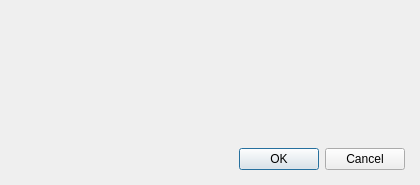
<?xml version="1.0" encoding="UTF-8"?>
<ui version="4.0">
 <class>ExecDialog</class>
 <widget class="QDialog" name="ExecDialog">
  <property name="geometry">
   <rect>
    <x>0</x>
    <y>0</y>
    <width>420</width>
    <height>185</height>
   </rect>
  </property>
  <property name="minimumSize">
   <size>
    <width>420</width>
    <height>185</height>
   </size>
  </property>
  <property name="maximumSize">
   <size>
    <width>420</width>
    <height>185</height>
   </size>
  </property>
  <property name="windowTitle">
   <string>Dialog</string>
  </property>
  <layout class="QVBoxLayout" name="verticalLayout">
   <property name="spacing">
    <number>0</number>
   </property>
   <property name="leftMargin">
    <number>0</number>
   </property>
   <property name="topMargin">
    <number>0</number>
   </property>
   <property name="rightMargin">
    <number>0</number>
   </property>
   <property name="bottomMargin">
    <number>0</number>
   </property>
   <item>
    <widget class="WindowTitle" name="title" native="true">
     <property name="minimumSize">
      <size>
       <width>0</width>
       <height>38</height>
      </size>
     </property>
     <property name="maximumSize">
      <size>
       <width>16777215</width>
       <height>38</height>
      </size>
     </property>
    </widget>
   </item>
   <item>
    <widget class="QStackedWidget" name="stackedWidget">
     <property name="minimumSize">
      <size>
       <width>0</width>
       <height>90</height>
      </size>
     </property>
     <property name="currentIndex">
      <number>1</number>
     </property>
     <widget class="Input" name="inputPage"/>
     <widget class="tips" name="tip"/>
    </widget>
   </item>
   <item>
    <widget class="QWidget" name="widget" native="true">
     <layout class="QGridLayout" name="gridLayout">
      <property name="rightMargin">
       <number>15</number>
      </property>
      <property name="bottomMargin">
       <number>15</number>
      </property>
      <item row="0" column="0">
       <widget class="QDialogButtonBox" name="buttonBox">
        <property name="orientation">
         <enum>Qt::Horizontal</enum>
        </property>
        <property name="standardButtons">
         <set>QDialogButtonBox::Cancel|QDialogButtonBox::Ok</set>
        </property>
       </widget>
      </item>
     </layout>
    </widget>
   </item>
  </layout>
 </widget>
 <customwidgets>
  <customwidget>
   <class>WindowTitle</class>
   <extends>QWidget</extends>
   <header location="global">src/view/windowtitle.h</header>
   <container>1</container>
  </customwidget>
  <customwidget>
   <class>Input</class>
   <extends>QWidget</extends>
   <header>src/view/input.h</header>
   <container>1</container>
  </customwidget>
  <customwidget>
   <class>tips</class>
   <extends>QWidget</extends>
   <header>src/view/tips.h</header>
   <container>1</container>
  </customwidget>
 </customwidgets>
 <resources/>
 <connections>
  <connection>
   <sender>buttonBox</sender>
   <signal>accepted()</signal>
   <receiver>ExecDialog</receiver>
   <slot>accept()</slot>
   <hints>
    <hint type="sourcelabel">
     <x>248</x>
     <y>254</y>
    </hint>
    <hint type="destinationlabel">
     <x>157</x>
     <y>274</y>
    </hint>
   </hints>
  </connection>
  <connection>
   <sender>buttonBox</sender>
   <signal>rejected()</signal>
   <receiver>ExecDialog</receiver>
   <slot>reject()</slot>
   <hints>
    <hint type="sourcelabel">
     <x>316</x>
     <y>260</y>
    </hint>
    <hint type="destinationlabel">
     <x>286</x>
     <y>274</y>
    </hint>
   </hints>
  </connection>
 </connections>
</ui>
